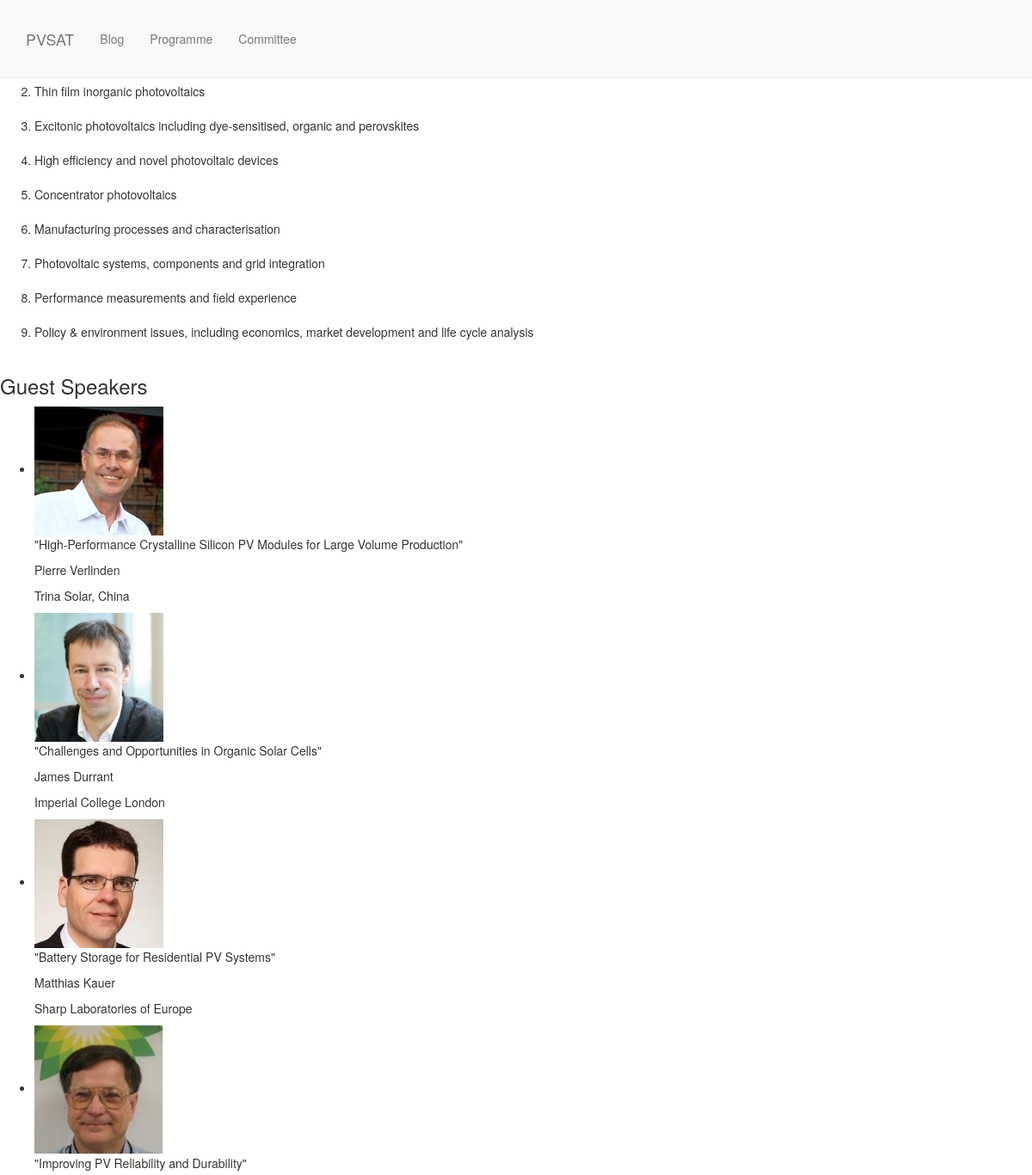
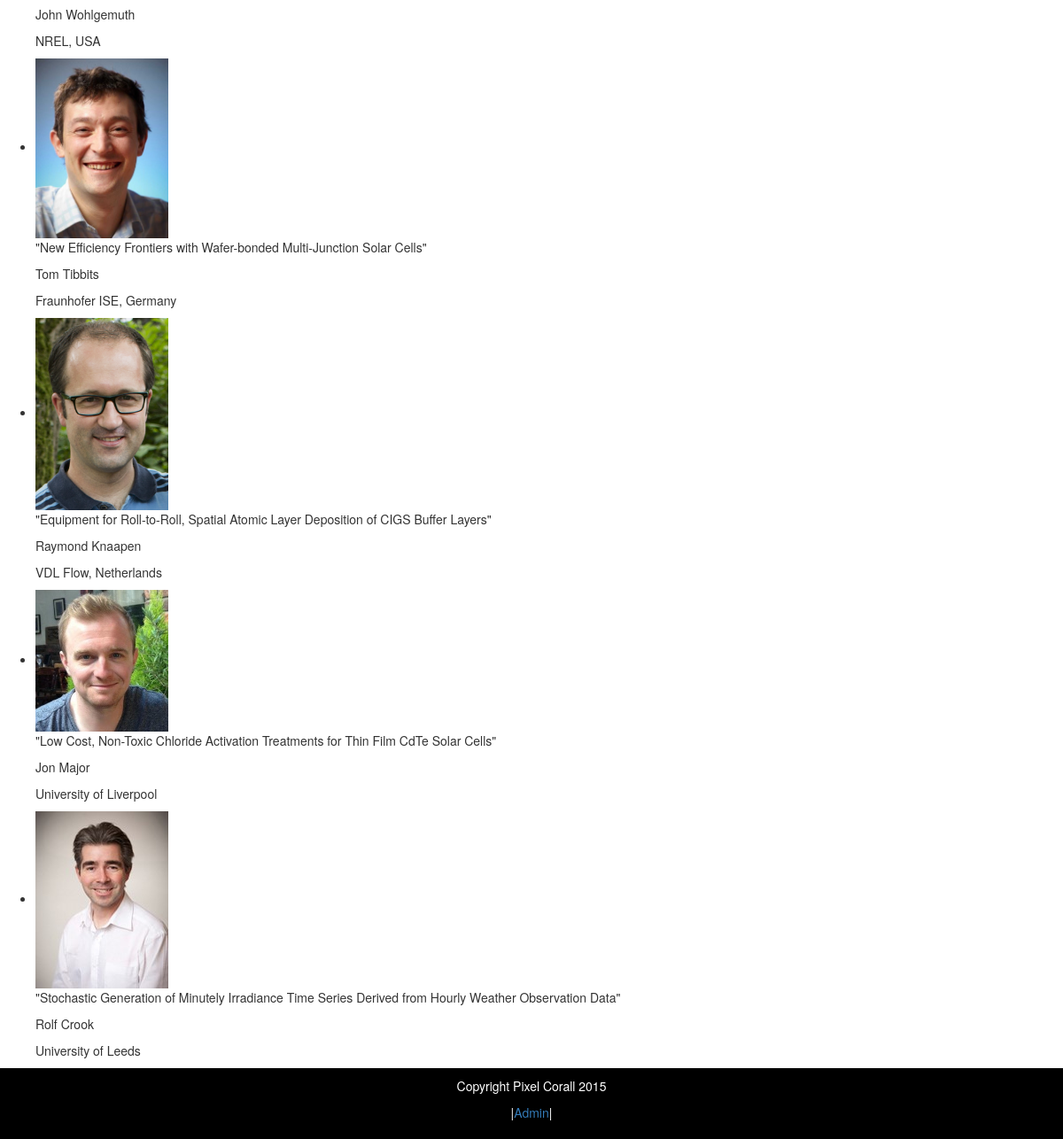
/programme/, run on the app's committed database (2 pictures, top to bottom).
### programme/models.py (models this page shows, shortened)
class Theme(models.Model):
    title = models.CharField(max_length=128, unique=True)

class Speaker(models.Model):
    forename = models.CharField(max_length=128, unique = True)
    surname = models.CharField(max_length=128, unique = True)
    affiliation = models.CharField(max_length=128)
    title = models.CharField(max_length=128, blank=True)
    pic = ImageField(upload_to='logo_images', blank=True)
    url = models.URLField(blank=True)
    linkedin = models.URLField(blank=True)
    twitter = models.URLField(blank=True)

### programme/views.py (the view)
# urls.py: url(r'^programme/', include('programme.urls')),
def programme(request):
    speakers = Speaker.objects.all()
    themes = Theme.objects.all()
    programme_dict = {'speakers': speakers,
                      'themes': themes}
    return render(request, 'programme.html', programme_dict)

### programme/templates/programme.html
{% extends "base.html" %}
{% block content %}
    <section id="themes">
        <h3>Conference Themes</h3>
        <ol>
            {% for theme in themes %}
            <li>{{theme.title}}</li>
            <br />
            {% endfor %}
        </ol>
    </section>
    <section id="guest-speakers">
        <h3>Guest Speakers</h3>
        <ul>
            {% for speaker in speakers %}
            <li>
                <img src="/media/{{speaker.pic}}" name="{{speaker.forename}} {{speaker.surname}}">
                <p>"{{speaker.title}}"
                <p>{{speaker.forename}} {{speaker.surname}}</p>
                <p>{{speaker.affiliation}}</p>
            </li>
            {% endfor %}
        </ul>
    </section>
{% endblock %}

### static/css/scrolling-nav.css (style rules this page uses)
body { width: 100%; height: 100%; }
html { width: 100%; height: 100%; }

### static/css/main.css (style rules this page uses)
#guest-speakers img { max-width: 150px; }

### data on the page
Theme: title "Thin film inorganic photovoltaics"
Theme: title "Excitonic photovoltaics including dye-sensitised, organic and perovskites"
Theme: title "High efficiency and novel photovoltaic devices"
Theme: title "Concentrator photovoltaics"
Theme: title "Manufacturing processes and characterisation"
Theme: title "Photovoltaic systems, components and grid integration"
Theme: title "Performance measurements and field experience"
Theme: title "Policy & environment issues, including economics, market development and life cycle analysis"
Speaker: pic (picture), title "High-Performance Crystalline Silicon PV Modules for Large Volume Production", forename "Pierre", surname "Verlinden", affiliation "Trina Solar, China"
Speaker: pic (picture), title "Challenges and Opportunities in Organic Solar Cells", forename "James", surname "Durrant", affiliation "Imperial College London"
Speaker: pic (picture), title "Battery Storage for Residential PV Systems", forename "Matthias", surname "Kauer", affiliation "Sharp Laboratories of Europe"
Speaker: pic (picture), title "Improving PV Reliability and Durability", forename "John", surname "Wohlgemuth", affiliation "NREL, USA"
Speaker: pic (picture), title "New Efficiency Frontiers with Wafer-bonded Multi-Junction Solar Cells", forename "Tom", surname "Tibbits", affiliation "Fraunhofer ISE, Germany"
Speaker: pic (picture), title "Equipment for Roll-to-Roll, Spatial Atomic Layer Deposition of CIGS Buffer Layers", forename "Raymond", surname "Knaapen", affiliation "VDL Flow, Netherlands"
Speaker: pic (picture), title "Low Cost, Non-Toxic Chloride Activation Treatments for Thin Film CdTe Solar Cells", forename "Jon", surname "Major", affiliation "University of Liverpool"
Speaker: pic (picture), title "Stochastic Generation of Minutely Irradiance Time Series Derived from Hourly Weather Observation Data", forename "Rolf", surname "Crook", affiliation "University of Leeds"
